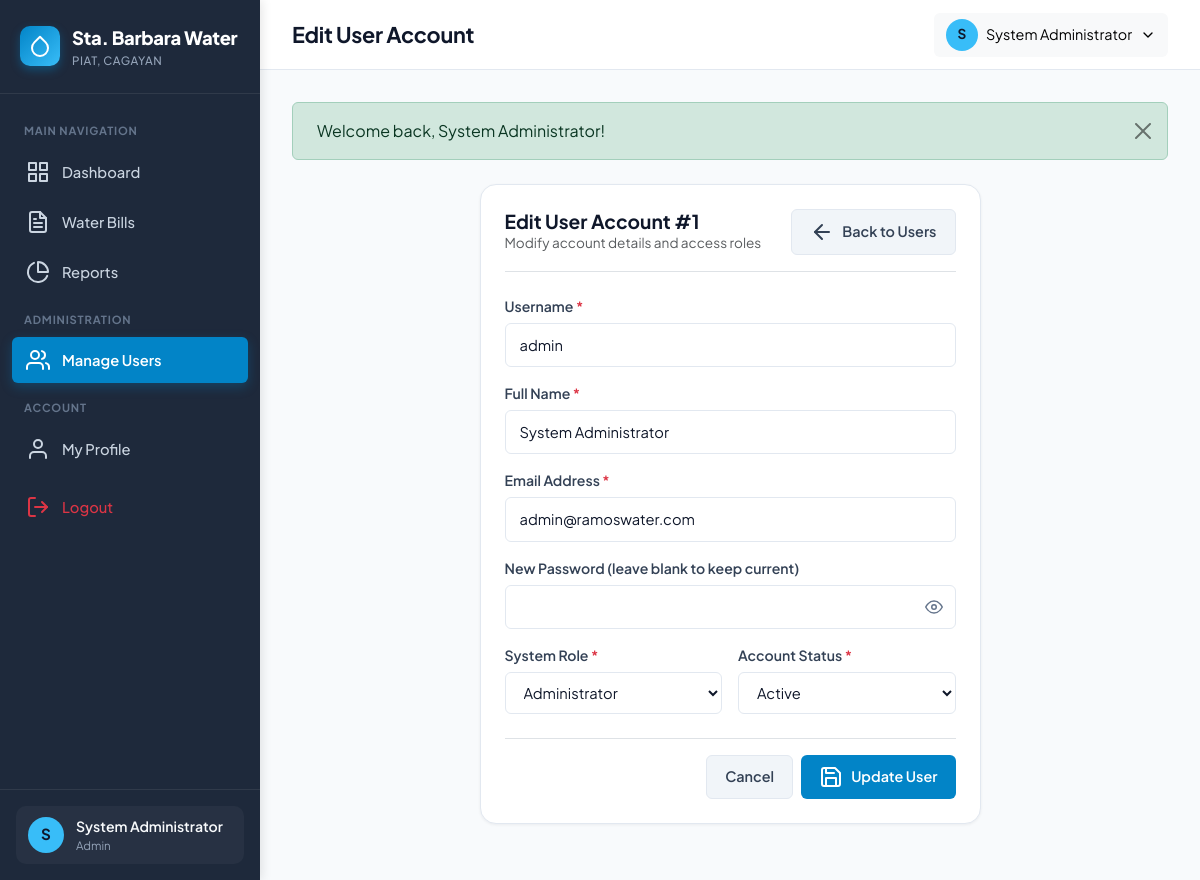
Page /users/edit.php?id=1 (signed in) on the committed database.
### tables this page shows
CREATE TABLE `users` (
  `user_id` int(11) NOT NULL,
  `username` varchar(50) NOT NULL,
  `full_name` varchar(100) NOT NULL,
  `email` varchar(100) NOT NULL,
  `password` varchar(255) NOT NULL,
  `role` enum('admin','staff') NOT NULL DEFAULT 'staff',
  `status` enum('active','inactive') NOT NULL DEFAULT 'active',
  `created_at` timestamp NOT NULL DEFAULT current_timestamp(),
  `sq1_answer` varchar(255) DEFAULT NULL,
  `sq2_answer` varchar(255) DEFAULT NULL,
  `sq3_answer` varchar(255) DEFAULT NULL,
  `sq4_answer` varchar(255) DEFAULT NULL,
  `sq5_answer` varchar(255) DEFAULT NULL,
  `security_question` varchar(255) DEFAULT NULL,
  `security_answer` varchar(255) DEFAULT NULL
);

### includes/auth.php (called while the page is built, shortened)
<?php
require_once __DIR__ . '/functions.php';
function isLoggedIn() {
    return isset($_SESSION['user_id']) && !empty($_SESSION['user_id']);
}
function currentUser() {
    return [
        'user_id'   => $_SESSION['user_id'] ?? 0,
        'username'  => $_SESSION['username'] ?? '',
        'full_name' => $_SESSION['full_name'] ?? 'User',
        'email'     => $_SESSION['email'] ?? '',
        'role'      => $_SESSION['user_role'] ?? 'staff'
    ];
}

### users/edit.php (the view, shortened to what this page needs)
<?php
require_once __DIR__ . '/../includes/auth.php';
$userId = (int)($_GET['id'] ?? 0);
try {
    $stmt = $pdo->prepare("SELECT * FROM users WHERE user_id = :id LIMIT 1");
    $stmt->execute(['id' => $userId]);
    $userRecord = $stmt->fetch();
} catch (PDOException $e) {
    setFlash('danger', 'Database error: ' . $e->getMessage());
    header('Location: ' . baseUrl('users/index.php'));
    exit;
}
$pageTitle = 'Edit User Account';
require_once __DIR__ . '/../includes/header.php';
?>
<div class="row justify-content-center">
    <div class="col-lg-7">
        <div class="card-box">
            <div class="d-flex align-items-center justify-content-between mb-4 pb-3 border-bottom">
                <div>
                    <h3 class="m-0" style="font-size:1.2rem; font-weight:700;">Edit User Account #<?= $userRecord['user_id']; ?></h3>
                    <p class="text-muted m-0" style="font-size:0.85rem;">Modify account details and access roles</p>
                </div>
                <a href="<?= baseUrl('users/index.php'); ?>" class="btn-secondary-custom">
                    <i data-feather="arrow-left"></i> Back to Users
                </a>
            </div>
            <form action="" method="POST">
                <div class="mb-3">
                    <label for="username" class="form-label-custom">Username <span class="text-danger">*</span></label>
                    <input type="text" name="username" id="username" class="form-control-custom" required
                           value="<?= sanitize($_POST['username'] ?? $userRecord['username']); ?>">
                </div>
                <div class="mb-3">
                    <label for="full_name" class="form-label-custom">Full Name <span class="text-danger">*</span></label>
                    <input type="text" name="full_name" id="full_name" class="form-control-custom" required
                           value="<?= sanitize($_POST['full_name'] ?? $userRecord['full_name']); ?>">
                </div>
                <div class="mb-3">
                    <label for="email" class="form-label-custom">Email Address <span class="text-danger">*</span></label>
                    <input type="email" name="email" id="email" class="form-control-custom" required
                           value="<?= sanitize($_POST['email'] ?? $userRecord['email']); ?>">
                </div>
                <div class="mb-3">
                    <label for="password" class="form-label-custom">New Password (leave blank to keep current)</label>
                    <div class="password-input-wrapper">
                        <input type="password" name="password" id="password" class="form-control-custom">
                        <button type="button" class="toggle-password-btn" data-target="password" title="Show/Hide Password">
                            <i data-feather="eye"></i>
                        </button>
                    </div>
                </div>
                <div class="row g-3 mb-4">
                    <div class="col-md-6">
                        <label for="role" class="form-label-custom">System Role <span class="text-danger">*</span></label>
                        <select name="role" id="role" class="form-select-custom" required>
                            <option value="admin" <?= (($_POST['role'] ?? $userRecord['role']) === 'admin') ? 'selected' : ''; ?>>Administrator</option>
                        </select>
                    </div>
                    <div class="col-md-6">
                        <label for="status" class="form-label-custom">Account Status <span class="text-danger">*</span></label>
                        <select name="status" id="status" class="form-select-custom" required>
                            <option value="active" <?= (($_POST['status'] ?? $userRecord['status']) === 'active') ? 'selected' : ''; ?>>Active</option>
                        </select>
                    </div>
                </div>
                <div class="d-flex justify-content-end gap-2 pt-3 border-top">
                    <a href="<?= baseUrl('users/index.php'); ?>" class="btn-secondary-custom">Cancel</a>
                    <button type="submit" class="btn-primary-custom">
                        <i data-feather="save"></i> Update User
                    </button>
                </div>
            </form>
        </div>
    </div>
</div>
<?php require_once __DIR__ . '/../includes/footer.php'; ?>

### includes/header.php (shortened to what this page needs)
<?php
require_once __DIR__ . '/auth.php';
$pageTitle = $pageTitle ?? 'Water Billing System for Sta. Barbara, Piat Cagayan';
?>
<!DOCTYPE html>
<html lang="en">
<head>
    <link rel="stylesheet" href="https://cdn.jsdelivr.net/npm/bootstrap@5.3.0/dist/css/bootstrap.min.css">
    <link rel="stylesheet" href="https://cdn.jsdelivr.net/npm/feather-icons/dist/feather.min.css">
    <link rel="stylesheet" href="<?= baseUrl('assets/css/style.css'); ?>">
</head>
<body>
<div class="app-wrapper">
    <?php include __DIR__ . '/sidebar.php'; ?>
    <div class="main-wrapper">
        <header class="top-navbar">
            <div class="d-flex align-items-center gap-3">
                <h1 class="page-header-title"><?= sanitize($pageTitle); ?></h1>
            </div>
            <div class="top-navbar-actions">
                <div class="dropdown">
                    <button class="btn btn-light border-0 d-flex align-items-center gap-2" type="button" data-bs-toggle="dropdown" aria-expanded="false">
                        <div class="user-avatar" style="width:32px; height:32px; font-size:0.85rem;">
                            <?= strtoupper(substr($user['full_name'], 0, 1)); ?>
                        </div>
                        <span class="d-none d-md-inline font-weight-semibold" style="font-size:0.9rem;">
                            <?= sanitize($user['full_name']); ?>
                        </span>
                        <i data-feather="chevron-down" style="width:16px;"></i>
                    </button>
                </div>
            </div>
        </header>
        <main class="content-container">
            <?= getFlash(); ?>

### includes/sidebar.php
<?php
$currentPage = basename($_SERVER['PHP_SELF']);
$currentDir  = basename(dirname($_SERVER['PHP_SELF']));
$user = currentUser();
?>
<aside class="app-sidebar">
    <div class="sidebar-header">
        <div class="sidebar-brand-icon">
            <i data-feather="droplet"></i>
        </div>
        <div>
            <div class="sidebar-brand-text">Sta. Barbara Water</div>
            <div class="sidebar-brand-sub">Piat, Cagayan</div>
        </div>
    </div>
    <nav class="sidebar-nav">
        <div class="nav-section-title">Main Navigation</div>
        <a href="<?= baseUrl('dashboard.php'); ?>"
           class="sidebar-link <?= ($currentPage === 'dashboard.php') ? 'active' : ''; ?>">
            <i data-feather="grid"></i>
            <span>Dashboard</span>
        </a>
        <a href="<?= baseUrl('bills/index.php'); ?>"
           class="sidebar-link <?= ($currentDir === 'bills' || $currentPage === 'bills.php') ? 'active' : ''; ?>">
            <i data-feather="file-text"></i>
            <span>Water Bills</span>
        </a>
        <a href="<?= baseUrl('reports.php'); ?>"
           class="sidebar-link <?= ($currentPage === 'reports.php') ? 'active' : ''; ?>">
            <i data-feather="pie-chart"></i>
            <span>Reports</span>
        </a>
        <?php if (($user['role'] ?? '') === 'admin'): ?>
        <div class="nav-section-title">Administration</div>
        <a href="<?= baseUrl('users/index.php'); ?>"
           class="sidebar-link <?= ($currentDir === 'users') ? 'active' : ''; ?>">
            <i data-feather="users"></i>
            <span>Manage Users</span>
        </a>
        <?php endif; ?>
        <div class="nav-section-title">Account</div>
        <a href="<?= baseUrl('profile.php'); ?>"
           class="sidebar-link <?= ($currentPage === 'profile.php') ? 'active' : ''; ?>">
            <i data-feather="user"></i>
            <span>My Profile</span>
        </a>
        <a href="<?= baseUrl('logout.php'); ?>" class="sidebar-link text-danger mt-2">
            <i data-feather="log-out"></i>
            <span>Logout</span>
        </a>
    </nav>
    <div class="sidebar-footer">
        <div class="user-profile-badge">
            <div class="user-avatar">
                <?= strtoupper(substr($user['full_name'] ?? 'U', 0, 1)); ?>
            </div>
            <div class="user-info">
                <div class="user-name"><?= sanitize($user['full_name'] ?? ''); ?></div>
                <div class="user-role"><?= sanitize($user['role'] ?? 'Staff'); ?></div>
            </div>
        </div>
    </div>
</aside>

### rows in the picture
users: full_name "S", full_name "System Administrator", role "Admin", user_id "1", username "admin", email "admin@ramoswater.com", role "Administrator", status "Active"

### other values in the picture
$pageTitle "Edit User Account"
$msg "Welcome back, System Administrator!"
